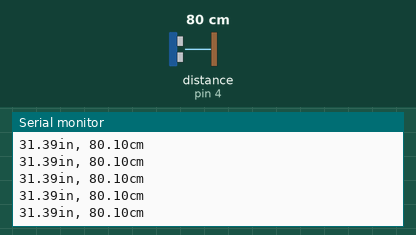
Simulated run of this sketch. Board: Arduino Uno, built with avr-gcc and run on an emulated ATmega328P. Shown: the last lines printed to the serial monitor. Wiring (inferred from the names in the program): ultrasonic range finder: trigger pin 2; echo pin 4. The inputs (shaded band) are chosen by the test bench; at power-on: distance to the obstacle (sensor on pin 4) 80 cm. The echo pulse lasts 58.3 µs per cm.

Above: at 1.2 s.
1.3 s: distance to the obstacle (sensor on pin 4) set to 250 cm
At 1.51 s:
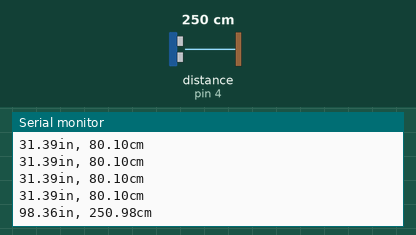
4.3 s: distance to the obstacle (sensor on pin 4) set to 2 cm
At 4.4 s:
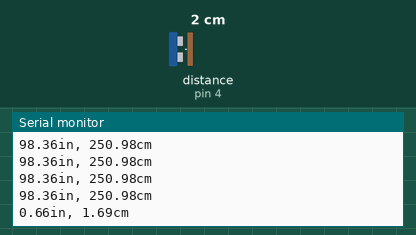
5.8 s: distance to the obstacle (sensor on pin 4) set to 18 cm
At 5.82 s:
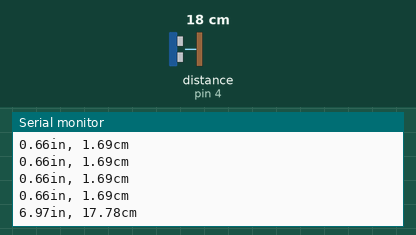
Timing chart, 0 to 8.8 s (numbered marks = the images above; inputs shaded):
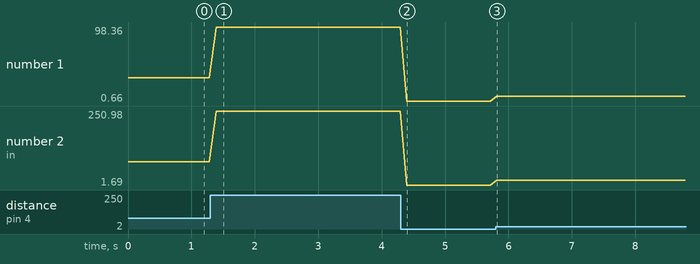

Measured:
- after the input at 1.3 s, the serial monitor: prints a new line after 0.09 s (image 1)
- after the input at 4.3 s, the serial monitor: prints a new line after 0.10 s (image 2)
- after the input at 5.8 s, the serial monitor: prints a new line at once (image 3)
- plotted number 1: 31.39 → 98.36 after the input at 1.3 s, 98.36 → 0.66 after the input at 4.3 s, 0.66 → 6.97 after the input at 5.8 s
- plotted number 2: 80.1 → 250.98 after the input at 1.3 s, 250.98 → 1.69 after the input at 4.3 s, 1.69 → 17.78 after the input at 5.8 s

The sketch:

sensor_3.ino
```cpp
const int trigPin=2;
const int echoPin=4;

void setup() {
  // put your setup code here, to run once:
  Serial.begin(9600);
}

void loop() {
  // put your main code here, to run repeatedly:
  double duration ,inches,cm;
  pinMode(trigPin,OUTPUT);
  digitalWrite(trigPin,LOW);
  delayMicroseconds(2);
  digitalWrite(trigPin,HIGH);
  delayMicroseconds(10);
  digitalWrite(trigPin,LOW);
  pinMode(echoPin,INPUT);
  duration=pulseIn(echoPin,HIGH);
  inches=microsecondsToInches(duration);

  cm=microsecondsToCentimeters(duration);
  Serial.print(inches);
  Serial.print("in, ");
  Serial.print(cm);
    Serial.print("cm");
    Serial.println();
    delay(100);
}
double microsecondsToInches(double microseconds)
{
  return microseconds/74.0/2.0;
}
double microsecondsToCentimeters(double microseconds)
{
  return microseconds/29.0/2.0;
}
```
